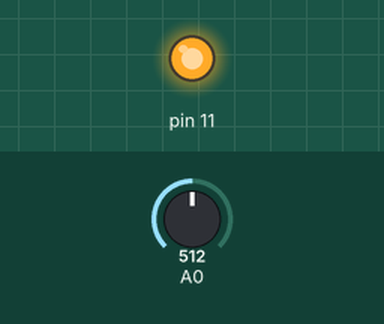
Bench run of a sketch on a simulated Arduino Uno, built with avr-gcc and run on an emulated ATmega328P. On the bench: output pins drawn as LEDs (lit = HIGH). Dashed ring = blinking. The inputs (shaded band) are chosen by the test bench; at power-on: A0 = 512.

Above: at 0.1 s.
At 2.3 s:
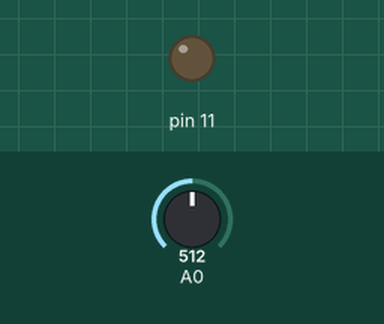
2.4 s: A0 set to 122
5.9 s: A0 set to 0
At 6.36 s:
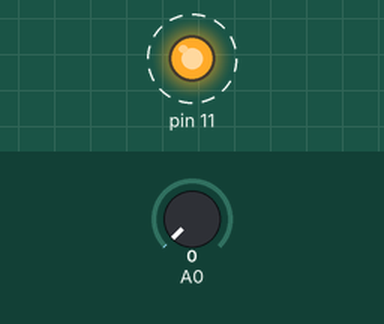
Timing chart, 0 to 15.4 s (numbered marks = the images above; inputs shaded):
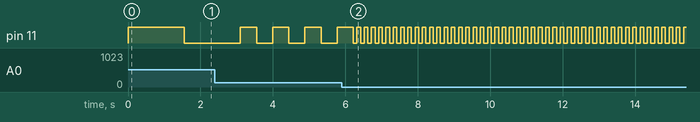

The sketch:

2f.ino
```cpp
// C++ code
//
void setup()
{
  pinMode(11, OUTPUT);
}

void loop()
{
  digitalWrite(11, HIGH);
  delay(map(analogRead(A0),0,1023,100,3000));
  digitalWrite(11, LOW);
  delay(map(analogRead(A0),0,1023,100,3000));
}
```

Measured:
- after the input at 5.9 s, pin 11: alternates HIGH for 0.10 s and LOW for 0.10 s, starting after 0.42 s
- by itself, pin 11: alternates HIGH for 0.45 s and LOW for 0.45 s
